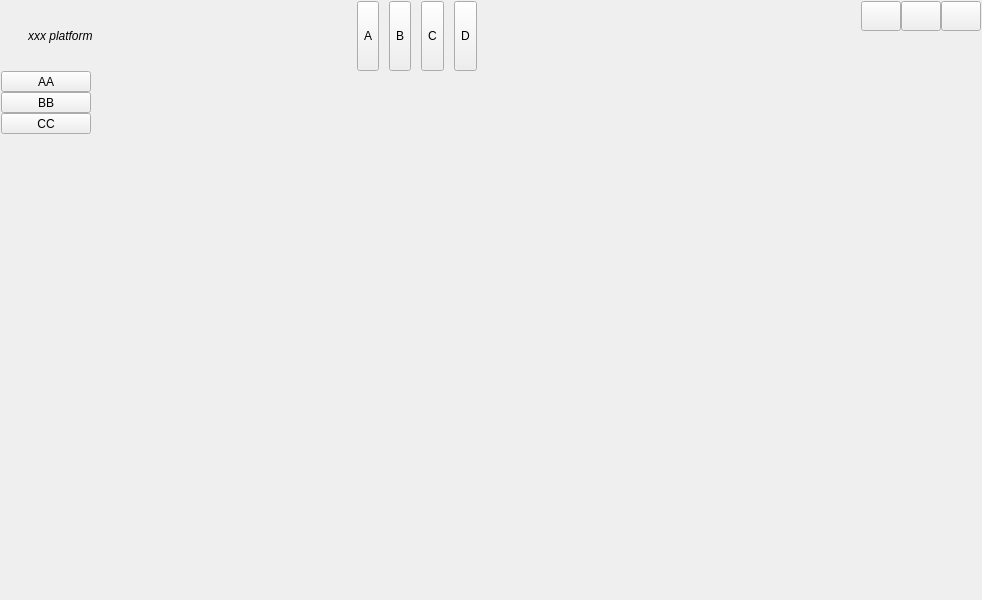
<?xml version="1.0" encoding="UTF-8"?>
<ui version="4.0">
 <class>uiFrame</class>
 <widget class="QWidget" name="uiFrame">
  <property name="geometry">
   <rect>
    <x>0</x>
    <y>0</y>
    <width>982</width>
    <height>600</height>
   </rect>
  </property>
  <property name="minimumSize">
   <size>
    <width>800</width>
    <height>0</height>
   </size>
  </property>
  <property name="windowTitle">
   <string>Dialog</string>
  </property>
  <property name="sizeGripEnabled" stdset="0">
   <bool>false</bool>
  </property>
  <layout class="QVBoxLayout" name="verticalLayout">
   <property name="spacing">
    <number>0</number>
   </property>
   <property name="leftMargin">
    <number>1</number>
   </property>
   <property name="topMargin">
    <number>1</number>
   </property>
   <property name="rightMargin">
    <number>1</number>
   </property>
   <property name="bottomMargin">
    <number>1</number>
   </property>
   <item>
    <widget class="QWidget" name="widgetTitle" native="true">
     <property name="sizePolicy">
      <sizepolicy hsizetype="Preferred" vsizetype="Fixed">
       <horstretch>0</horstretch>
       <verstretch>0</verstretch>
      </sizepolicy>
     </property>
     <layout class="QHBoxLayout" name="horizontalLayout_2">
      <property name="spacing">
       <number>10</number>
      </property>
      <property name="leftMargin">
       <number>10</number>
      </property>
      <property name="topMargin">
       <number>0</number>
      </property>
      <property name="rightMargin">
       <number>0</number>
      </property>
      <property name="bottomMargin">
       <number>0</number>
      </property>
      <item>
       <widget class="QLabel" name="labIco">
        <property name="text">
         <string/>
        </property>
        <property name="alignment">
         <set>Qt::AlignCenter</set>
        </property>
       </widget>
      </item>
      <item>
       <widget class="QLabel" name="labTitle">
        <property name="styleSheet">
         <string notr="true"/>
        </property>
        <property name="text">
         <string>&lt;html&gt;&lt;head/&gt;&lt;body&gt;&lt;p&gt;&lt;span style=&quot; font-style:italic;&quot;&gt;xxx platform&lt;/span&gt;&lt;/p&gt;&lt;/body&gt;&lt;/html&gt;</string>
        </property>
        <property name="alignment">
         <set>Qt::AlignLeading|Qt::AlignLeft|Qt::AlignVCenter</set>
        </property>
       </widget>
      </item>
      <item>
       <widget class="QWidget" name="widgetTop" native="true">
        <layout class="QGridLayout" name="gridLayout">
         <property name="leftMargin">
          <number>0</number>
         </property>
         <property name="topMargin">
          <number>0</number>
         </property>
         <property name="rightMargin">
          <number>0</number>
         </property>
         <property name="bottomMargin">
          <number>0</number>
         </property>
         <property name="spacing">
          <number>10</number>
         </property>
         <item row="0" column="3">
          <widget class="QToolButton" name="btnData">
           <property name="sizePolicy">
            <sizepolicy hsizetype="Fixed" vsizetype="Expanding">
             <horstretch>0</horstretch>
             <verstretch>0</verstretch>
            </sizepolicy>
           </property>
           <property name="text">
            <string>C</string>
           </property>
           <property name="icon">
            <iconset resource="main.qrc">
             <normaloff>:/image/settings.png</normaloff>:/image/settings.png</iconset>
           </property>
           <property name="checked">
            <bool>false</bool>
           </property>
           <property name="toolButtonStyle">
            <enum>Qt::ToolButtonTextBesideIcon</enum>
           </property>
          </widget>
         </item>
         <item row="0" column="1">
          <widget class="QToolButton" name="btnMain">
           <property name="sizePolicy">
            <sizepolicy hsizetype="Fixed" vsizetype="Expanding">
             <horstretch>0</horstretch>
             <verstretch>0</verstretch>
            </sizepolicy>
           </property>
           <property name="text">
            <string>A</string>
           </property>
           <property name="icon">
            <iconset resource="main.qrc">
             <normaloff>:/image/settings.png</normaloff>:/image/settings.png</iconset>
           </property>
           <property name="toolButtonStyle">
            <enum>Qt::ToolButtonTextBesideIcon</enum>
           </property>
          </widget>
         </item>
         <item row="0" column="4">
          <widget class="QToolButton" name="btnHelp">
           <property name="sizePolicy">
            <sizepolicy hsizetype="Fixed" vsizetype="Expanding">
             <horstretch>0</horstretch>
             <verstretch>0</verstretch>
            </sizepolicy>
           </property>
           <property name="styleSheet">
            <string notr="true"/>
           </property>
           <property name="text">
            <string>D</string>
           </property>
           <property name="icon">
            <iconset resource="main.qrc">
             <normaloff>:/image/settings.png</normaloff>:/image/settings.png</iconset>
           </property>
           <property name="toolButtonStyle">
            <enum>Qt::ToolButtonTextBesideIcon</enum>
           </property>
          </widget>
         </item>
         <item row="0" column="0">
          <spacer name="horizontalSpacer_2">
           <property name="orientation">
            <enum>Qt::Horizontal</enum>
           </property>
           <property name="sizeHint" stdset="0">
            <size>
             <width>40</width>
             <height>20</height>
            </size>
           </property>
          </spacer>
         </item>
         <item row="0" column="2">
          <widget class="QToolButton" name="btnConfig">
           <property name="sizePolicy">
            <sizepolicy hsizetype="Fixed" vsizetype="Expanding">
             <horstretch>0</horstretch>
             <verstretch>0</verstretch>
            </sizepolicy>
           </property>
           <property name="text">
            <string>B</string>
           </property>
           <property name="icon">
            <iconset resource="main.qrc">
             <normaloff>:/image/settings.png</normaloff>:/image/settings.png</iconset>
           </property>
           <property name="toolButtonStyle">
            <enum>Qt::ToolButtonTextBesideIcon</enum>
           </property>
          </widget>
         </item>
        </layout>
       </widget>
      </item>
      <item>
       <spacer name="horizontalSpacer">
        <property name="orientation">
         <enum>Qt::Horizontal</enum>
        </property>
        <property name="sizeHint" stdset="0">
         <size>
          <width>40</width>
          <height>20</height>
         </size>
        </property>
       </spacer>
      </item>
      <item>
       <widget class="QWidget" name="widgetMenu" native="true">
        <layout class="QGridLayout" name="gridLayout_2">
         <property name="leftMargin">
          <number>0</number>
         </property>
         <property name="topMargin">
          <number>0</number>
         </property>
         <property name="rightMargin">
          <number>0</number>
         </property>
         <property name="bottomMargin">
          <number>0</number>
         </property>
         <property name="spacing">
          <number>0</number>
         </property>
         <item row="1" column="1" colspan="3">
          <spacer name="verticalSpacer">
           <property name="orientation">
            <enum>Qt::Vertical</enum>
           </property>
           <property name="sizeHint" stdset="0">
            <size>
             <width>20</width>
             <height>40</height>
            </size>
           </property>
          </spacer>
         </item>
         <item row="0" column="1">
          <widget class="QPushButton" name="btnMenu_Min">
           <property name="sizePolicy">
            <sizepolicy hsizetype="Minimum" vsizetype="Expanding">
             <horstretch>0</horstretch>
             <verstretch>0</verstretch>
            </sizepolicy>
           </property>
           <property name="minimumSize">
            <size>
             <width>30</width>
             <height>30</height>
            </size>
           </property>
           <property name="cursor">
            <cursorShape>ArrowCursor</cursorShape>
           </property>
           <property name="focusPolicy">
            <enum>Qt::NoFocus</enum>
           </property>
           <property name="toolTip">
            <string>最小化</string>
           </property>
           <property name="text">
            <string/>
           </property>
          </widget>
         </item>
         <item row="0" column="3">
          <widget class="QPushButton" name="btnMenu_Close">
           <property name="sizePolicy">
            <sizepolicy hsizetype="Minimum" vsizetype="Expanding">
             <horstretch>0</horstretch>
             <verstretch>0</verstretch>
            </sizepolicy>
           </property>
           <property name="minimumSize">
            <size>
             <width>30</width>
             <height>30</height>
            </size>
           </property>
           <property name="cursor">
            <cursorShape>ArrowCursor</cursorShape>
           </property>
           <property name="focusPolicy">
            <enum>Qt::NoFocus</enum>
           </property>
           <property name="toolTip">
            <string>关闭</string>
           </property>
           <property name="text">
            <string/>
           </property>
          </widget>
         </item>
         <item row="0" column="2">
          <widget class="QPushButton" name="btnMenu_Max">
           <property name="sizePolicy">
            <sizepolicy hsizetype="Minimum" vsizetype="Expanding">
             <horstretch>0</horstretch>
             <verstretch>0</verstretch>
            </sizepolicy>
           </property>
           <property name="minimumSize">
            <size>
             <width>30</width>
             <height>30</height>
            </size>
           </property>
           <property name="focusPolicy">
            <enum>Qt::NoFocus</enum>
           </property>
           <property name="text">
            <string/>
           </property>
          </widget>
         </item>
        </layout>
       </widget>
      </item>
     </layout>
    </widget>
   </item>
   <item>
    <widget class="QStackedWidget" name="stackedWidget">
     <property name="styleSheet">
      <string notr="true"/>
     </property>
     <property name="currentIndex">
      <number>0</number>
     </property>
     <widget class="QWidget" name="page1">
      <layout class="QHBoxLayout" name="horizontalLayout">
       <property name="spacing">
        <number>0</number>
       </property>
       <property name="leftMargin">
        <number>0</number>
       </property>
       <property name="topMargin">
        <number>0</number>
       </property>
       <property name="rightMargin">
        <number>0</number>
       </property>
       <property name="bottomMargin">
        <number>0</number>
       </property>
       <item>
        <widget class="QWidget" name="widgetLeftMain" native="true">
         <property name="maximumSize">
          <size>
           <width>90</width>
           <height>16777215</height>
          </size>
         </property>
         <layout class="QVBoxLayout" name="verticalLayout_2">
          <property name="spacing">
           <number>0</number>
          </property>
          <property name="leftMargin">
           <number>0</number>
          </property>
          <property name="topMargin">
           <number>0</number>
          </property>
          <property name="rightMargin">
           <number>0</number>
          </property>
          <property name="bottomMargin">
           <number>0</number>
          </property>
          <item>
           <widget class="QToolButton" name="tbtnMain1">
            <property name="sizePolicy">
             <sizepolicy hsizetype="Expanding" vsizetype="Fixed">
              <horstretch>0</horstretch>
              <verstretch>0</verstretch>
             </sizepolicy>
            </property>
            <property name="text">
             <string>AA</string>
            </property>
           </widget>
          </item>
          <item>
           <widget class="QToolButton" name="tbtnMain2">
            <property name="sizePolicy">
             <sizepolicy hsizetype="Expanding" vsizetype="Fixed">
              <horstretch>0</horstretch>
              <verstretch>0</verstretch>
             </sizepolicy>
            </property>
            <property name="text">
             <string>BB</string>
            </property>
           </widget>
          </item>
          <item>
           <widget class="QToolButton" name="tbtnMain3">
            <property name="sizePolicy">
             <sizepolicy hsizetype="Expanding" vsizetype="Fixed">
              <horstretch>0</horstretch>
              <verstretch>0</verstretch>
             </sizepolicy>
            </property>
            <property name="text">
             <string>CC</string>
            </property>
           </widget>
          </item>
          <item>
           <spacer name="verticalSpacer_2">
            <property name="orientation">
             <enum>Qt::Vertical</enum>
            </property>
            <property name="sizeHint" stdset="0">
             <size>
              <width>20</width>
              <height>471</height>
             </size>
            </property>
           </spacer>
          </item>
         </layout>
        </widget>
       </item>
       <item>
        <widget class="QLabel" name="lab1">
         <property name="sizePolicy">
          <sizepolicy hsizetype="Expanding" vsizetype="Expanding">
           <horstretch>0</horstretch>
           <verstretch>0</verstretch>
          </sizepolicy>
         </property>
         <property name="text">
          <string/>
         </property>
         <property name="alignment">
          <set>Qt::AlignCenter</set>
         </property>
        </widget>
       </item>
      </layout>
     </widget>
     <widget class="QWidget" name="page2">
      <layout class="QHBoxLayout" name="horizontalLayout_4">
       <property name="spacing">
        <number>0</number>
       </property>
       <property name="leftMargin">
        <number>0</number>
       </property>
       <property name="topMargin">
        <number>0</number>
       </property>
       <property name="rightMargin">
        <number>0</number>
       </property>
       <property name="bottomMargin">
        <number>0</number>
       </property>
       <item>
        <widget class="QWidget" name="widgetLeftConfig" native="true">
         <property name="maximumSize">
          <size>
           <width>100</width>
           <height>16777215</height>
          </size>
         </property>
         <layout class="QVBoxLayout" name="verticalLayout_3">
          <property name="spacing">
           <number>0</number>
          </property>
          <property name="leftMargin">
           <number>0</number>
          </property>
          <property name="topMargin">
           <number>0</number>
          </property>
          <property name="rightMargin">
           <number>0</number>
          </property>
          <property name="bottomMargin">
           <number>0</number>
          </property>
          <item>
           <widget class="QToolButton" name="tbtnConfig1">
            <property name="sizePolicy">
             <sizepolicy hsizetype="Expanding" vsizetype="Fixed">
              <horstretch>0</horstretch>
              <verstretch>0</verstretch>
             </sizepolicy>
            </property>
            <property name="text">
             <string>AAA</string>
            </property>
           </widget>
          </item>
          <item>
           <widget class="QToolButton" name="tbtnConfig2">
            <property name="sizePolicy">
             <sizepolicy hsizetype="Expanding" vsizetype="Fixed">
              <horstretch>0</horstretch>
              <verstretch>0</verstretch>
             </sizepolicy>
            </property>
            <property name="text">
             <string>BBB</string>
            </property>
           </widget>
          </item>
          <item>
           <widget class="QToolButton" name="tbtnConfig3">
            <property name="sizePolicy">
             <sizepolicy hsizetype="Expanding" vsizetype="Fixed">
              <horstretch>0</horstretch>
              <verstretch>0</verstretch>
             </sizepolicy>
            </property>
            <property name="text">
             <string>CCC</string>
            </property>
           </widget>
          </item>
          <item>
           <widget class="QToolButton" name="tbtnConfig4">
            <property name="sizePolicy">
             <sizepolicy hsizetype="Expanding" vsizetype="Fixed">
              <horstretch>0</horstretch>
              <verstretch>0</verstretch>
             </sizepolicy>
            </property>
            <property name="text">
             <string>DDD</string>
            </property>
           </widget>
          </item>
          <item>
           <widget class="QToolButton" name="tbtnConfig5">
            <property name="sizePolicy">
             <sizepolicy hsizetype="Expanding" vsizetype="Fixed">
              <horstretch>0</horstretch>
              <verstretch>0</verstretch>
             </sizepolicy>
            </property>
            <property name="text">
             <string>EEE</string>
            </property>
           </widget>
          </item>
          <item>
           <widget class="QToolButton" name="tbtnConfig6">
            <property name="sizePolicy">
             <sizepolicy hsizetype="Expanding" vsizetype="Fixed">
              <horstretch>0</horstretch>
              <verstretch>0</verstretch>
             </sizepolicy>
            </property>
            <property name="text">
             <string>FFF</string>
            </property>
           </widget>
          </item>
          <item>
           <spacer name="verticalSpacer_3">
            <property name="orientation">
             <enum>Qt::Vertical</enum>
            </property>
            <property name="sizeHint" stdset="0">
             <size>
              <width>20</width>
              <height>417</height>
             </size>
            </property>
           </spacer>
          </item>
         </layout>
        </widget>
       </item>
       <item>
        <widget class="QLabel" name="lab2">
         <property name="sizePolicy">
          <sizepolicy hsizetype="Expanding" vsizetype="Expanding">
           <horstretch>0</horstretch>
           <verstretch>0</verstretch>
          </sizepolicy>
         </property>
         <property name="text">
          <string>B</string>
         </property>
         <property name="alignment">
          <set>Qt::AlignCenter</set>
         </property>
        </widget>
       </item>
      </layout>
     </widget>
     <widget class="QWidget" name="page3">
      <layout class="QVBoxLayout" name="verticalLayout_5">
       <item>
        <widget class="QLabel" name="lab3">
         <property name="text">
          <string>C</string>
         </property>
         <property name="alignment">
          <set>Qt::AlignCenter</set>
         </property>
        </widget>
       </item>
      </layout>
     </widget>
     <widget class="QWidget" name="page4">
      <layout class="QVBoxLayout" name="verticalLayout_4">
       <item>
        <widget class="QLabel" name="lab4">
         <property name="text">
          <string>D</string>
         </property>
         <property name="alignment">
          <set>Qt::AlignCenter</set>
         </property>
        </widget>
       </item>
      </layout>
     </widget>
    </widget>
   </item>
  </layout>
 </widget>
 <resources>
  <include location="main.qrc"/>
 </resources>
 <connections/>
</ui>
